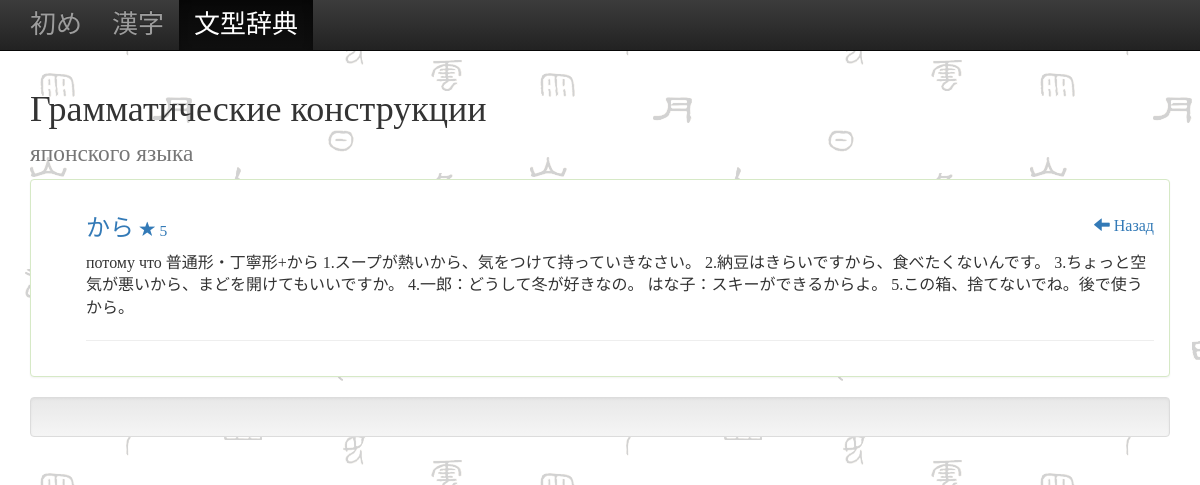
Page /subwords/12/ on the earlier database version.
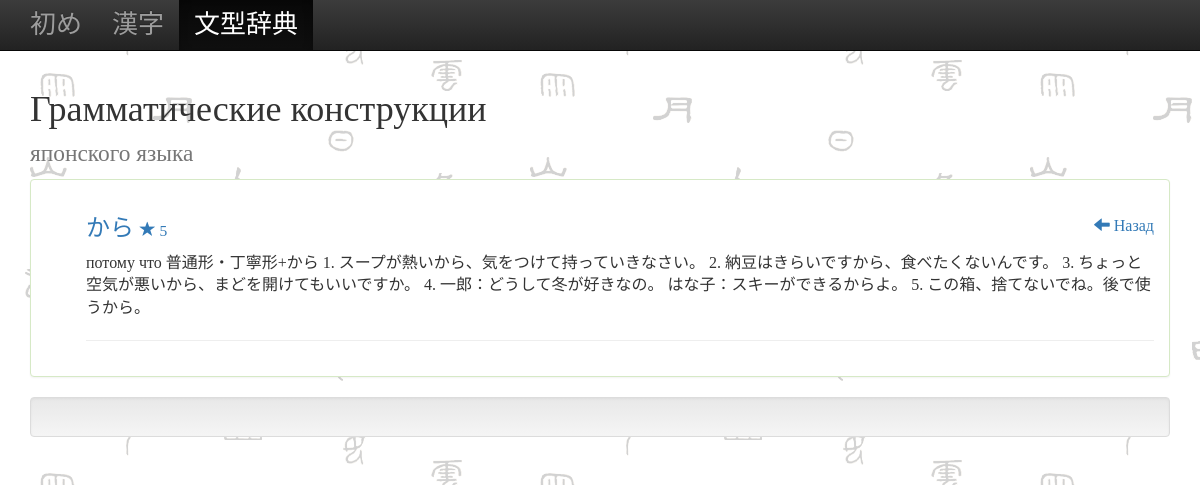
Same page on the later database version.
### words/models.py (models this page shows, shortened)
class SubWord(models.Model):
    word_jap = models.CharField(max_length=300)
    description = models.TextField(blank=True)
    level = models.IntegerField()
    ext_of = models.ForeignKey(Word, related_name='subs')

### words/views.py (the view)
# urls.py: url(r'^subwords/(?P<id>[0-9]+)/$', SubWordsView.as_view(), name='subwords'),
class SubWordsView(TemplateView):
    template_name = 'subwords.html'
    def get_context_data(self, **kwargs):
        context = super(SubWordsView, self).get_context_data(**kwargs)
        context['l_1'] = len(SubWord.objects.filter(level=1)) > 0
        context['l_2'] = len(SubWord.objects.filter(level=2)) > 0
        context['l_3'] = len(SubWord.objects.filter(level=3)) > 0
        context['l_4'] = len(SubWord.objects.filter(level=4)) > 0
        context['l_5'] = len(SubWord.objects.filter(level=5)) > 0
        context['word'] = get_object_or_404(Word, id=kwargs['id'])
        context['subwords'] = SubWord.objects.filter(ext_of = context['word']).select_related('ext_of')
        return context

### words/templates/subwords.html
{% extends 'base.html' %}
{% load static %}
{% load bbcode_tags %}
{% block content %}
<div class="col-sm-12">
  <div class="panel panel-success">
    <div class="panel-body">
      <ul>
        {% for sub in subwords %}
          <li>
            <a href="/" class="pull-right back-link"><span class="glyphicon glyphicon-arrow-left"></span> Назад</a>
          <h3><a href="{% url 'subwords' sub.ext_of.id %}">{{ sub.word_jap }}</a>
            <small><a href="{% url 'level' sub.level %}"><span class="glyphicon glyphicon-star"></span> {{ sub.level }}</small></a></h3>
            <p>{{ sub.description|bbcode|safe }}</p>
          </li>
          <hr>
        {% endfor %}
      </ul>
    </div>
  </div>
</div>
{% endblock content %}

Differences in the rows shown:
changed SubWord "から": description|bbcode "потому что 普通形・丁寧形+から 1.スープが熱いから、気をつけて持っていきなさい。 2.納豆はきらいですから、食べたくないんです。 3.ちょっと空気が悪いから、まどを開けてもいいですか。 4.一郎：どうして冬が好きなの。 はな子：スキーができるからよ。 5.この箱、捨てないでね。後で使うから。" → "потому что 普通形・丁寧形+から 1. スープが熱いから、気をつけて持っていきなさい。 2. 納豆はきらいですから、食べたくないんです。 3. ちょっと空気が悪いから、まどを開けてもいいですか。 4. 一郎：どうして冬が好きなの。 はな子：スキーができるからよ。 5. この箱、捨てないでね。後で使うから。"
